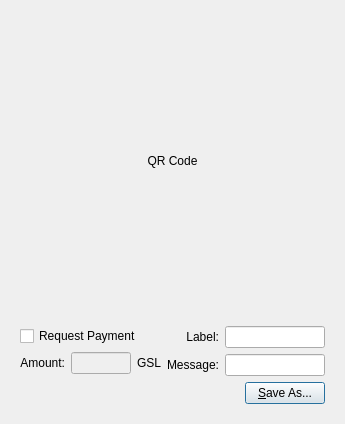
<?xml version="1.0" encoding="UTF-8"?>
<ui version="4.0">
 <class>QRCodeDialog</class>
 <widget class="QDialog" name="QRCodeDialog">
  <property name="geometry">
   <rect>
    <x>0</x>
    <y>0</y>
    <width>320</width>
    <height>404</height>
   </rect>
  </property>
  <property name="windowTitle">
   <string>Dialog</string>
  </property>
  <layout class="QVBoxLayout" name="verticalLayout_3">
   <item>
    <widget class="QLabel" name="lblQRCode">
     <property name="sizePolicy">
      <sizepolicy hsizetype="Expanding" vsizetype="Expanding">
       <horstretch>0</horstretch>
       <verstretch>0</verstretch>
      </sizepolicy>
     </property>
     <property name="minimumSize">
      <size>
       <width>300</width>
       <height>300</height>
      </size>
     </property>
     <property name="text">
      <string>QR Code</string>
     </property>
     <property name="alignment">
      <set>Qt::AlignCenter</set>
     </property>
     <property name="wordWrap">
      <bool>true</bool>
     </property>
    </widget>
   </item>
   <item>
    <widget class="QWidget" name="widget" native="true">
     <layout class="QVBoxLayout" name="verticalLayout_2">
      <item>
       <layout class="QHBoxLayout" name="horizontalLayout_2">
        <item>
         <layout class="QVBoxLayout" name="verticalLayout">
          <item>
           <widget class="QCheckBox" name="chkReqPayment">
            <property name="enabled">
             <bool>true</bool>
            </property>
            <property name="text">
             <string>Request Payment</string>
            </property>
           </widget>
          </item>
          <item>
           <layout class="QHBoxLayout" name="horizontalLayout">
            <item>
             <widget class="QLabel" name="lblAmount">
              <property name="sizePolicy">
               <sizepolicy hsizetype="Preferred" vsizetype="Maximum">
                <horstretch>0</horstretch>
                <verstretch>0</verstretch>
               </sizepolicy>
              </property>
              <property name="text">
               <string>Amount:</string>
              </property>
              <property name="alignment">
               <set>Qt::AlignRight|Qt::AlignTrailing|Qt::AlignVCenter</set>
              </property>
              <property name="buddy">
               <cstring>lnReqAmount</cstring>
              </property>
             </widget>
            </item>
            <item>
             <widget class="QLineEdit" name="lnReqAmount">
              <property name="enabled">
               <bool>false</bool>
              </property>
              <property name="minimumSize">
               <size>
                <width>60</width>
                <height>0</height>
               </size>
              </property>
              <property name="alignment">
               <set>Qt::AlignRight|Qt::AlignTrailing|Qt::AlignVCenter</set>
              </property>
             </widget>
            </item>
            <item>
             <widget class="QLabel" name="lblBTC">
              <property name="sizePolicy">
               <sizepolicy hsizetype="Preferred" vsizetype="Maximum">
                <horstretch>0</horstretch>
                <verstretch>0</verstretch>
               </sizepolicy>
              </property>
              <property name="text">
               <string>GSL</string>
              </property>
              <property name="buddy">
               <cstring>lnReqAmount</cstring>
              </property>
             </widget>
            </item>
           </layout>
          </item>
         </layout>
        </item>
        <item>
         <layout class="QGridLayout" name="gridLayout">
          <item row="0" column="0">
           <widget class="QLabel" name="lblLabel">
            <property name="text">
             <string>Label:</string>
            </property>
            <property name="alignment">
             <set>Qt::AlignRight|Qt::AlignTrailing|Qt::AlignVCenter</set>
            </property>
            <property name="buddy">
             <cstring>lnLabel</cstring>
            </property>
           </widget>
          </item>
          <item row="0" column="1">
           <widget class="QLineEdit" name="lnLabel">
            <property name="minimumSize">
             <size>
              <width>100</width>
              <height>0</height>
             </size>
            </property>
           </widget>
          </item>
          <item row="1" column="0">
           <widget class="QLabel" name="lblMessage">
            <property name="text">
             <string>Message:</string>
            </property>
            <property name="alignment">
             <set>Qt::AlignRight|Qt::AlignTrailing|Qt::AlignVCenter</set>
            </property>
            <property name="buddy">
             <cstring>lnMessage</cstring>
            </property>
           </widget>
          </item>
          <item row="1" column="1">
           <widget class="QLineEdit" name="lnMessage">
            <property name="minimumSize">
             <size>
              <width>100</width>
              <height>0</height>
             </size>
            </property>
           </widget>
          </item>
         </layout>
        </item>
       </layout>
      </item>
      <item>
       <layout class="QHBoxLayout" name="horizontalLayout_3">
        <item>
         <spacer name="horizontalSpacer">
          <property name="orientation">
           <enum>Qt::Horizontal</enum>
          </property>
          <property name="sizeHint" stdset="0">
           <size>
            <width>40</width>
            <height>20</height>
           </size>
          </property>
         </spacer>
        </item>
        <item>
         <widget class="QPushButton" name="btnSaveAs">
          <property name="text">
           <string>&amp;Save As...</string>
          </property>
         </widget>
        </item>
       </layout>
      </item>
     </layout>
    </widget>
   </item>
  </layout>
 </widget>
 <resources/>
 <connections>
  <connection>
   <sender>chkReqPayment</sender>
   <signal>clicked(bool)</signal>
   <receiver>lnReqAmount</receiver>
   <slot>setEnabled(bool)</slot>
   <hints>
    <hint type="sourcelabel">
     <x>92</x>
     <y>285</y>
    </hint>
    <hint type="destinationlabel">
     <x>98</x>
     <y>311</y>
    </hint>
   </hints>
  </connection>
 </connections>
</ui>
